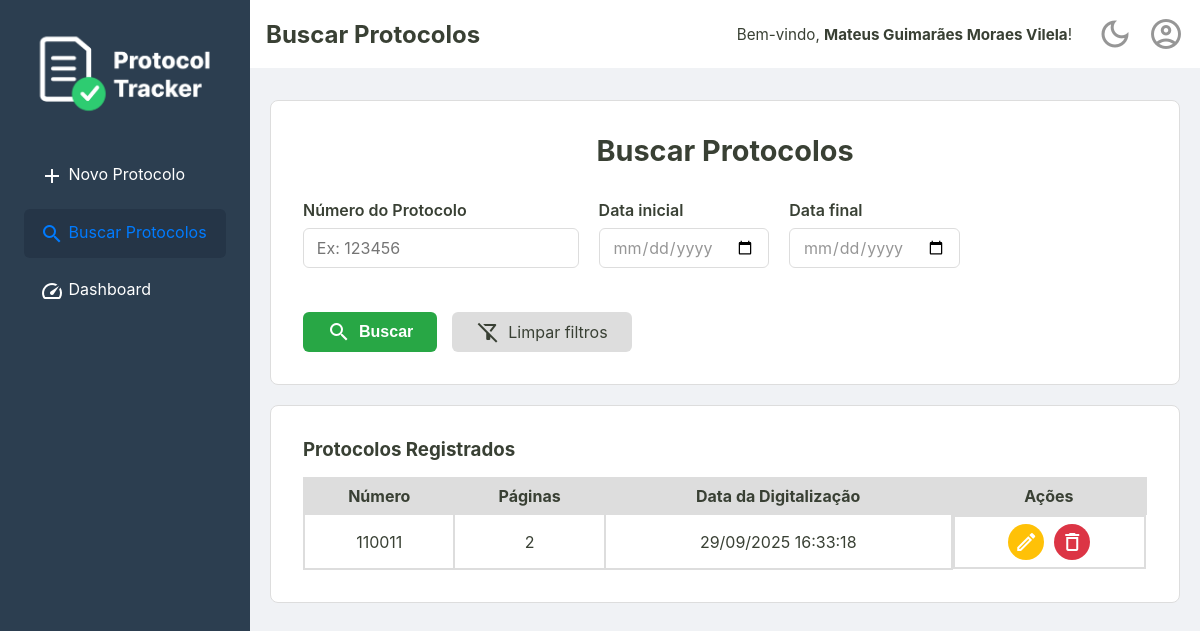
/busca (signed in), run on an earlier commit of the app's database.
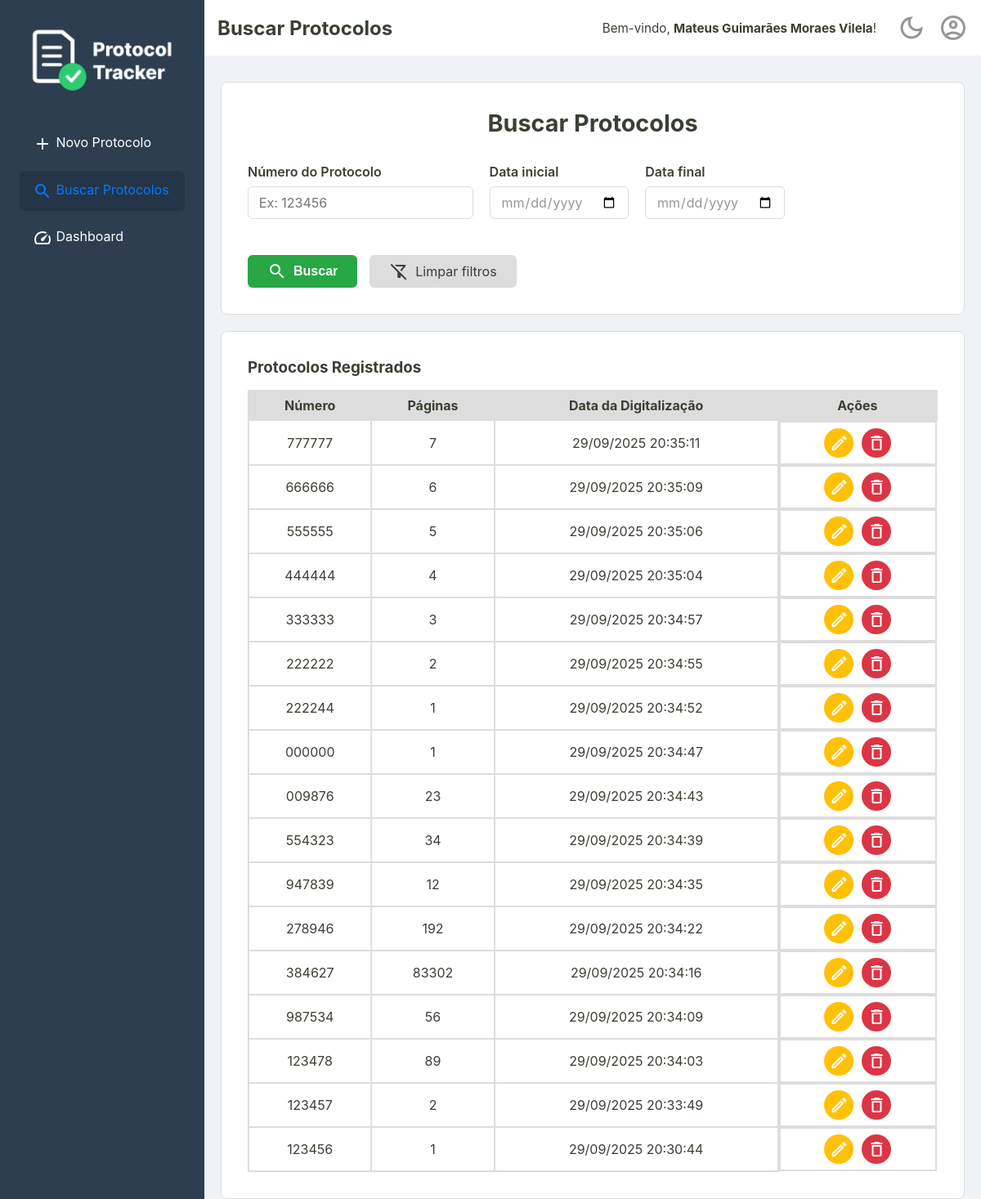
And on a later commit of the database.
### tables this page shows
CREATE TABLE usuarios (
    id INTEGER PRIMARY KEY,
    nome TEXT NOT NULL,
    email TEXT NOT NULL UNIQUE,
    cpf TEXT NOT NULL UNIQUE,
    senha TEXT NOT NULL,
    criado_em TEXT NOT NULL,
    ativo INTEGER NOT NULL DEFAULT 1
  );

CREATE TABLE protocolos (
    id TEXT PRIMARY KEY,
    id_usuario INTEGER NOT NULL,
    numero TEXT NOT NULL UNIQUE,
    quantidade_paginas INTEGER NOT NULL,
    observacoes TEXT,
    criado_em TEXT NOT NULL,
    alterado_em TEXT,
    deletado_em TEXT,
    FOREIGN KEY (id_usuario) REFERENCES usuarios (id)
  );

### src/Controller/WebController.php (called while the page is built, shortened)
<?php
class WebController {
    public function buscaProtocolo()
    {
        try {
            $numero = $_GET['numero'] ?? null;
            $dataInicio = !empty($_GET['data_inicio']) ? new DateTimeImmutable($_GET['data_inicio'] . ' 00:00:00') : null;
            $dataFim = !empty($_GET['data_fim']) ? new DateTimeImmutable($_GET['data_fim'] . ' 23:59:59') : null;
            $idUsuario = $_SESSION['usuario_logado_id'] ?? null;
            $usuarioLogado = $idUsuario ? $this->usuarioRepository->buscaPorId($idUsuario) : null;
            $listaDeProtocolos = $this->repositorio->search($idUsuario, $numero, $dataInicio, $dataFim);
            $tituloDaPagina = "Buscar Protocolos";
            require __DIR__ . '/../../templates/busca.php';
        } catch (Exception $e) {
            $erro = $e->getMessage();
            $idUsuario = $_SESSION['usuario_logado_id'] ?? null;
            $usuarioLogado = $idUsuario ? $this->usuarioRepository->buscaPorId($idUsuario) : null;
            $listaDeProtocolos = $this->repositorio->allByUser($idUsuario);
            $tituloDaPagina = "Buscar Protocolos";
            require __DIR__ . '/../../templates/busca.php';
        }
    }
}

### src/Repository/UsuarioRepository.php (called while the page is built, shortened)
<?php
final class UsuarioRepository
{
    private PDO $connection;
    public function __construct(PDO $connection)
    {
        $this->connection = $connection;
    }
    public function buscaPorId(int $id): ?Usuario
    {
        $sqlQuery = "SELECT * FROM usuarios WHERE id = :id;";
        $stmt = $this->connection->prepare($sqlQuery);
        $stmt->bindValue(':id', $id);
        $stmt->execute();
        $dadosUsuario = $stmt->fetch();
        return Usuario::fromArray($dadosUsuario);
    }
}

### src/Model/Usuario.php (called while the page is built, shortened)
<?php
class Usuario {
    public function nome(): string
    {
        return $this->nome;
    }
    public static function fromArray(array $dados): self
    {
        try {
            $data = new DateTimeImmutable($dados['criado_em']);
        } catch (Exception $e) {
            throw new Exception("Falha ao criar data a partir do valor: " . ($dados['criado_em'] ?? 'N/A'));
        }
        return new self(
            $dados['id'],
            $dados['nome'],
            $dados['email'],
            $dados['cpf'],
            $dados['senha'],
            $data,
            (bool) $dados['ativo']
        );
    }
}

### src/Repository/ProtocoloRepositorySql.php (called while the page is built, shortened)
<?php
final class ProtocoloRepositorySql implements ProtocoloRepositoryInterface
{
    private PDO $connection;
    public function __construct(PDO $connection)
    {
        $this->connection = $connection;
    }
    public function search(?int $id_usuario = null, ?string $numero = null, ?DateTimeImmutable $dataInicio = null, ?DateTimeImmutable $dataFim = null): array
    {
        $sqlConditions = [];
        $parametros = [];
        $sqlConditions[] = 'deletado_em IS NULL';
        if ($id_usuario !== null) {
            $sqlConditions[] = 'id_usuario = :id_usuario';
            $parametros[':id_usuario'] = $id_usuario;
        }
        $sqlQuery = 'SELECT * FROM protocolos WHERE ' . implode(' AND ', $sqlConditions) . ' ORDER BY criado_em DESC;';
        $stmt = $this->connection->prepare($sqlQuery);
        $stmt->execute($parametros);
        return $this->hidrataListaDeProtocolos($stmt);
    }
    private function hidrataListaDeProtocolos(PDOStatement $stmt): array
    {
        $listaDeProtocolos = [];
        while($protocoloDados = $stmt->fetch()){
            $listaDeProtocolos[] = Protocolo::fromArray($protocoloDados);
        }
        return $listaDeProtocolos;
    }
}

### src/Model/Protocolo.php (called while the page is built, shortened)
<?php
class Protocolo {
    public function id(): string {
        return $this->id;
    }
    public function numero(): string {
        return $this->numero;
    }
    public function paginas(): int {
        return $this->quantidade_paginas;
    }
    public function data(): DateTimeImmutable {
        return $this->criado_em;
    }
    public static function fromArray(array $dados): self
    {
        try {
            $criado_em = new DateTimeImmutable($dados['criado_em']);
            $alterado_em = isset($dados['alterado_em']) ? new DateTimeImmutable($dados['alterado_em']) : null;
            $deletado_em = isset($dados['deletado_em']) ? new DateTimeImmutable($dados['deletado_em']) : null;
        } catch (Exception $e) {
            throw new Exception("Falha ao criar data");
        }
        return new self(
            $dados['id'],
            $dados['id_usuario'],
            $dados['numero'],
            $dados['quantidade_paginas'],
            $criado_em,
            $dados['observacoes'] ?? null,
            $alterado_em,
            $deletado_em
        );
    }
}

### templates/_partials/_listaProtocolos.php (the view, shortened to what this page needs)
<section class="listagem-container">
    <h3>Protocolos Registrados</h3>
    <table class="protocolos-table">
        <thead>
            <tr>
                <th>Número</th>
                <th>Páginas</th>
                <th>Data da Digitalização</th>
                <th class="acoes-header">Ações</th>
            </tr>
        </thead>
        <tbody>
            <?php foreach ($listaDeProtocolos as $protocolo): ?>
                <tr>
                    <td><?= htmlspecialchars($protocolo->numero()) ?></td>
                    <td><?= htmlspecialchars($protocolo->paginas()) ?></td>
                    <td><?= $protocolo->data()->format('d/m/Y H:i:s') ?></td>
                    <td class="acoes-cell">
                        <a href="/editar?id=<?= htmlspecialchars($protocolo->id()) ?>" class="btn-acao btn-editar" title="Editar">
                            <span class="material-icons-outlined">edit</span>
                        </a>
                        <form action="/excluir" method="post" onsubmit="return confirm('Tem certeza que deseja excluir este protocolo?');">
                            <button type="submit" class="btn-acao btn-excluir" title="Excluir">
                                <span class="material-icons-outlined">delete</span>
                            </button>
                        </form>
                    </td>
                </tr>
            <?php endforeach; ?>
        </tbody>
    </table>
</section>

### public/index.php (shortened to what this page needs)
<?php
try {
    $connection = ConnectionCreator::createConnection();
    $AuditRepository = new AuditRepository($connection);
    $AuditService = new AuditService($AuditRepository);
    $repositorio = new ProtocoloRepositorySql($connection);
    $dashboardService = new DashboardService($repositorio);
    $protocoloService = new ProtocoloService($repositorio, $AuditService);
    $usuarioRepositorio = new UsuarioRepository($connection);
    $webController = new WebController($repositorio, $dashboardService, $protocoloService, $usuarioRepositorio);
    $uri = $_SERVER['REQUEST_URI'];
    $uri = parse_url($uri, PHP_URL_PATH);
    switch ($uri) {
        case '/busca':
            $webController->buscaProtocolo();
            break;
    }
} catch (Exception $e) {
    http_response_code(500);
    echo "<p>Mensagem do Erro: " . $e->getMessage() . "</p>";
    echo "<p>Por favor, tente novamente mais tarde.</p>";
}

### templates/_partials/_header.php (shortened to what this page needs)
<!DOCTYPE html>
<html lang="pt-br">
<head>
    <link rel="stylesheet" href="/assets/css/style.css">
</head>
<body>
    <div class="container-principal">
        <aside class="sidebar">
            <div class="sidebar-logo">
                <img src="/assets/imgs/ProtocolTrackerLogo.png" alt="Logo Protocol Tracker">
            </div>
            <nav>
                <ul>
                    <?php $uri = parse_url($_SERVER['REQUEST_URI'], PHP_URL_PATH); ?>
                    <li><a href="/home" class="<?= ($uri === '/home') ? 'active' : '' ?>"><span class="material-icons-outlined">add</span> Novo Protocolo</a></li>
                    <li><a href="/busca" class="<?= ($uri === '/busca') ? 'active' : '' ?>"><span class="material-icons-outlined">search</span> Buscar Protocolos</a></li>
                    <li><a href="/dashboard" class="<?= ($uri === '/dashboard') ? 'active' : '' ?>"><span class="material-icons-outlined">speed</span> Dashboard</a></li>
                </ul>
            </nav>
        </aside>
        <div class="div-conteudo-principal">
            <?php require __DIR__ . '/_content-header.php'; ?>
            <main class="conteudo-principal">

### templates/_partials/_content-header.php (shortened to what this page needs)
<div class="content-header">
    <div class="header-title">
        <h2><?= isset($tituloDaPagina) ? htmlspecialchars($tituloDaPagina) : 'Página sem Título' ?></h2>
    </div>
    <div class="header-actions">
        <?php if (isset($usuarioLogado) && $usuarioLogado): ?>
            <div class="welcome-message">
                <span>Bem-vindo, <strong><?= htmlspecialchars($usuarioLogado->nome()) ?></strong>!</span>
            </div>
        <?php endif; ?>
        <a href="#" id="theme-toggle" class="action-icon" title="Mudar Tema">
            <span class="material-icons-outlined">dark_mode</span>
        </a>
        <div class="dropdown">
            <a href="#" id="user-menu-toggle" class="action-icon" title="Perfil do Usuário">
                <span class="material-icons-outlined">account_circle</span>
            </a>
        </div>
    </div>
</div>

### templates/busca.php
<?php require __DIR__ . '/_partials/_header.php'; ?>
<div class="container-principal-busca">
    <section class="busca-form-container">
        <h2>Buscar Protocolos</h2>
        <form action="/busca" method="get" class="busca-form">
            <div class="form-row">
                <div class="form-group">
                    <label for="numero">Número do Protocolo</label>
                    <input type="text" id="numero" name="numero" value="<?= htmlspecialchars($_GET['numero'] ?? '') ?>" placeholder="Ex: 123456">
                </div>
                <div class="form-group">
                    <label for="data_inicio">Data inicial</label>
                    <input type="date" id="data_inicio" name="data_inicio" value="<?= htmlspecialchars($_GET['data_inicio'] ?? '') ?>">
                </div>
                <div class="form-group">
                    <label for="data_fim">Data final</label>
                    <input type="date" id="data_fim" name="data_fim" value="<?= htmlspecialchars($_GET['data_fim'] ?? '') ?>">
                </div>
            </div>
            <div class="form-actions">
                <button type="submit" class="btn-buscar">
                    <span class="material-icons-outlined">search</span> Buscar
                </button>
                <a href="/busca" class="btn-limpar"><span class="material-icons-outlined">filter_alt_off</span> Limpar filtros</a>
            </div>
        </form>
    </section>
    <?php require __DIR__ . '/_partials/_listaProtocolos.php'; ?>
</div>
<?php require __DIR__ . '/_partials/_footer.php'; ?>

### templates/_partials/_footer.php (shortened to what this page needs)
            </main>
        </div>
    </div>
</body>
</html>

What changed in the data, as far as the page shows it:
no longer on this page (row edited): protocolos: numero "110011", quantidade_paginas "2", format "29/09/2025 16:33:18"
added protocolos: numero "777777", quantidade_paginas "7", format "29/09/2025 20:35:11"
added protocolos: numero "666666", quantidade_paginas "6", format "29/09/2025 20:35:09"
added protocolos: numero "555555", quantidade_paginas "5", format "29/09/2025 20:35:06"
added protocolos: numero "444444", quantidade_paginas "4", format "29/09/2025 20:35:04"
added protocolos: numero "333333", quantidade_paginas "3", format "29/09/2025 20:34:57"
added protocolos: numero "222222", quantidade_paginas "2", format "29/09/2025 20:34:55"
added protocolos: numero "222244", quantidade_paginas "1", format "29/09/2025 20:34:52"
added protocolos: numero "000000", quantidade_paginas "1", format "29/09/2025 20:34:47"
added protocolos: numero "009876", quantidade_paginas "23", format "29/09/2025 20:34:43"
added protocolos: numero "554323", quantidade_paginas "34", format "29/09/2025 20:34:39"
added protocolos: numero "947839", quantidade_paginas "12", format "29/09/2025 20:34:35"
added protocolos: numero "278946", quantidade_paginas "192", format "29/09/2025 20:34:22"
added protocolos: numero "384627", quantidade_paginas "83302", format "29/09/2025 20:34:16"
added protocolos: numero "987534", quantidade_paginas "56", format "29/09/2025 20:34:09"
added protocolos: numero "123478", quantidade_paginas "89", format "29/09/2025 20:34:03"
added protocolos: numero "123457", quantidade_paginas "2", format "29/09/2025 20:33:49"
added protocolos: numero "123456", quantidade_paginas "1", format "29/09/2025 20:30:44"
